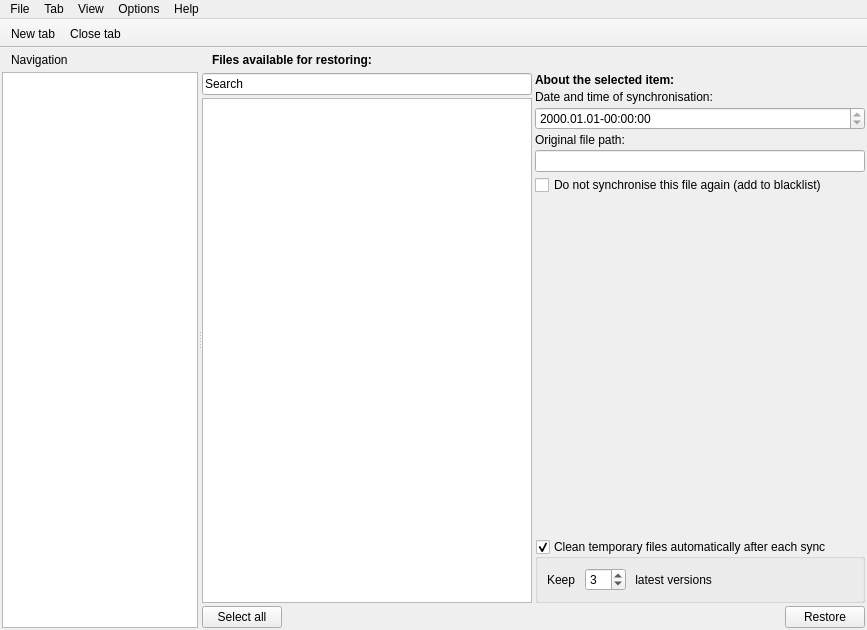
<?xml version="1.0" encoding="UTF-8"?>
<ui version="4.0">
 <class>MainWindow</class>
 <widget class="QMainWindow" name="MainWindow">
  <property name="geometry">
   <rect>
    <x>0</x>
    <y>0</y>
    <width>867</width>
    <height>630</height>
   </rect>
  </property>
  <property name="contextMenuPolicy">
   <enum>Qt::CustomContextMenu</enum>
  </property>
  <property name="windowTitle">
   <string>Synkron</string>
  </property>
  <property name="windowIcon">
   <iconset>
    <normaloff>:/new/prefix1/images/Synkron128.png</normaloff>:/new/prefix1/images/Synkron128.png</iconset>
  </property>
  <widget class="QWidget" name="centralwidget">
   <layout class="QVBoxLayout" name="verticalLayout_4">
    <property name="spacing">
     <number>2</number>
    </property>
    <property name="margin">
     <number>2</number>
    </property>
    <item>
     <widget class="QSplitter" name="splitter_2">
      <property name="orientation">
       <enum>Qt::Horizontal</enum>
      </property>
      <widget class="QWidget" name="verticalLayoutWidget">
       <layout class="QVBoxLayout" name="verticalLayout">
        <property name="spacing">
         <number>2</number>
        </property>
        <item>
         <layout class="QHBoxLayout" name="horizontalLayout_4">
          <item>
           <widget class="QLabel" name="label_7">
            <property name="pixmap">
             <pixmap resource="resources.qrc">:/images/Synkron16.png</pixmap>
            </property>
           </widget>
          </item>
          <item>
           <widget class="QLabel" name="label_6">
            <property name="text">
             <string>Navigation</string>
            </property>
           </widget>
          </item>
          <item>
           <spacer name="horizontalSpacer_2">
            <property name="orientation">
             <enum>Qt::Horizontal</enum>
            </property>
            <property name="sizeHint" stdset="0">
             <size>
              <width>40</width>
              <height>20</height>
             </size>
            </property>
           </spacer>
          </item>
         </layout>
        </item>
        <item>
         <widget class="ExtendedTreeWidget" name="navigation_tree">
          <attribute name="headerVisible">
           <bool>false</bool>
          </attribute>
          <column>
           <property name="text">
            <string>Navigation</string>
           </property>
          </column>
         </widget>
        </item>
       </layout>
      </widget>
      <widget class="QStackedWidget" name="main_stckw">
       <property name="currentIndex">
        <number>1</number>
       </property>
       <widget class="QWidget" name="synchronise_page">
        <layout class="QGridLayout" name="gridLayout_2">
         <property name="margin">
          <number>0</number>
         </property>
         <property name="spacing">
          <number>2</number>
         </property>
         <item row="0" column="0">
          <widget class="QStackedWidget" name="sync_stckw">
           <widget class="QWidget" name="page"/>
           <widget class="QWidget" name="page_2"/>
          </widget>
         </item>
        </layout>
       </widget>
       <widget class="QWidget" name="restore_page">
        <layout class="QGridLayout">
         <property name="margin">
          <number>0</number>
         </property>
         <property name="spacing">
          <number>3</number>
         </property>
         <item row="0" column="0" colspan="2">
          <layout class="QGridLayout" name="restore_top_grid">
           <item row="0" column="1">
            <widget class="QLabel" name="label">
             <property name="text">
              <string>&lt;b&gt;Files available for restoring:&lt;/b&gt;</string>
             </property>
            </widget>
           </item>
           <item row="0" column="0">
            <widget class="QLabel" name="label_5">
             <property name="pixmap">
              <pixmap>:/new/prefix1/images/Restore16.png</pixmap>
             </property>
            </widget>
           </item>
           <item row="0" column="2">
            <spacer>
             <property name="orientation">
              <enum>Qt::Horizontal</enum>
             </property>
             <property name="sizeHint" stdset="0">
              <size>
               <width>40</width>
               <height>20</height>
              </size>
             </property>
            </spacer>
           </item>
          </layout>
         </item>
         <item row="1" column="0">
          <layout class="QGridLayout" name="restore_left_grid">
           <item row="1" column="0">
            <widget class="ExtendedListWidget" name="restore_list">
             <property name="statusTip">
              <string>List of files available for restoring</string>
             </property>
            </widget>
           </item>
           <item row="2" column="0">
            <layout class="QGridLayout" name="restore_select_all_grid">
             <item row="0" column="0">
              <widget class="QPushButton" name="selTmpAllBtn">
               <property name="statusTip">
                <string>Select all temporary files</string>
               </property>
               <property name="text">
                <string>Select all</string>
               </property>
              </widget>
             </item>
             <item row="0" column="1">
              <spacer>
               <property name="orientation">
                <enum>Qt::Horizontal</enum>
               </property>
               <property name="sizeHint" stdset="0">
                <size>
                 <width>40</width>
                 <height>20</height>
                </size>
               </property>
              </spacer>
             </item>
            </layout>
           </item>
           <item row="0" column="0">
            <widget class="ExtendedLineEdit" name="restore_search">
             <property name="text">
              <string>Search</string>
             </property>
            </widget>
           </item>
          </layout>
         </item>
         <item row="1" column="1">
          <layout class="QGridLayout" name="restore_right_grid">
           <item row="5" column="0">
            <widget class="QLineEdit" name="path_of_syncfile">
             <property name="acceptDrops">
              <bool>false</bool>
             </property>
             <property name="statusTip">
              <string>Original file path</string>
             </property>
             <property name="readOnly">
              <bool>true</bool>
             </property>
            </widget>
           </item>
           <item row="6" column="0">
            <widget class="QCheckBox" name="to_black_list">
             <property name="statusTip">
              <string>Add file to blacklist</string>
             </property>
             <property name="text">
              <string>Do not synchronise this file again (add to blacklist)</string>
             </property>
            </widget>
           </item>
           <item row="2" column="0">
            <widget class="QLabel" name="label_3">
             <property name="text">
              <string>Date and time of synchronisation:</string>
             </property>
            </widget>
           </item>
           <item row="4" column="0">
            <widget class="QLabel" name="label_4">
             <property name="text">
              <string>Original file path:</string>
             </property>
            </widget>
           </item>
           <item row="1" column="0">
            <widget class="QLabel" name="label_2">
             <property name="text">
              <string>&lt;b&gt;About the selected item:&lt;/b&gt;</string>
             </property>
            </widget>
           </item>
           <item row="3" column="0">
            <widget class="QDateTimeEdit" name="date_of_sync">
             <property name="statusTip">
              <string>Date and time of synchronisation</string>
             </property>
             <property name="readOnly">
              <bool>true</bool>
             </property>
             <property name="displayFormat">
              <string>yyyy.MM.dd-hh:mm:ss</string>
             </property>
            </widget>
           </item>
           <item row="7" column="0">
            <spacer>
             <property name="orientation">
              <enum>Qt::Vertical</enum>
             </property>
             <property name="sizeHint" stdset="0">
              <size>
               <width>20</width>
               <height>40</height>
              </size>
             </property>
            </spacer>
           </item>
           <item row="11" column="0">
            <layout class="QGridLayout" name="restore_btn_grid">
             <item row="0" column="1">
              <widget class="QPushButton" name="restore_files">
               <property name="statusTip">
                <string>Restore selected files</string>
               </property>
               <property name="text">
                <string>Restore</string>
               </property>
               <property name="icon">
                <iconset>
                 <normaloff>:/new/prefix1/images/Restore.png</normaloff>:/new/prefix1/images/Restore.png</iconset>
               </property>
              </widget>
             </item>
             <item row="0" column="0">
              <spacer>
               <property name="orientation">
                <enum>Qt::Horizontal</enum>
               </property>
               <property name="sizeHint" stdset="0">
                <size>
                 <width>40</width>
                 <height>20</height>
                </size>
               </property>
              </spacer>
             </item>
            </layout>
           </item>
           <item row="8" column="0">
            <widget class="MTAdvancedGroupBox" name="restore_select_gb" native="true"/>
           </item>
           <item row="9" column="0">
            <widget class="MTAdvancedGroupBox" name="restore_clean_gb" native="true"/>
           </item>
           <item row="10" column="0">
            <widget class="QGroupBox" name="restore_clean_auto_gb">
             <property name="title">
              <string>Clean temporary files automatically after each sync</string>
             </property>
             <property name="checkable">
              <bool>true</bool>
             </property>
             <property name="checked">
              <bool>true</bool>
             </property>
             <layout class="QGridLayout" name="gridLayout">
              <item row="0" column="0">
               <widget class="QLabel" name="keep_auto">
                <property name="text">
                 <string>Keep </string>
                </property>
               </widget>
              </item>
              <item row="0" column="1">
               <widget class="QSpinBox" name="restore_clean_auto_files">
                <property name="minimum">
                 <number>1</number>
                </property>
                <property name="value">
                 <number>3</number>
                </property>
               </widget>
              </item>
              <item row="0" column="2">
               <widget class="QLabel" name="files_auto">
                <property name="text">
                 <string> latest versions</string>
                </property>
               </widget>
              </item>
              <item row="0" column="3">
               <spacer name="horizontalSpacer">
                <property name="orientation">
                 <enum>Qt::Horizontal</enum>
                </property>
                <property name="sizeHint" stdset="0">
                 <size>
                  <width>40</width>
                  <height>20</height>
                 </size>
                </property>
               </spacer>
              </item>
             </layout>
            </widget>
           </item>
          </layout>
         </item>
        </layout>
       </widget>
       <widget class="QWidget" name="multisync_page">
        <layout class="QVBoxLayout">
         <property name="margin">
          <number>0</number>
         </property>
         <item>
          <widget class="QTabWidget" name="multi_tabWidget">
           <property name="currentIndex">
            <number>0</number>
           </property>
           <widget class="QWidget" name="tab_2">
            <attribute name="icon">
             <iconset>
              <normaloff>:/new/prefix1/images/multisync.png</normaloff>:/new/prefix1/images/multisync.png</iconset>
            </attribute>
            <attribute name="title">
             <string>Sync #1</string>
            </attribute>
            <attribute name="toolTip">
             <string>Sync #1</string>
            </attribute>
           </widget>
          </widget>
         </item>
        </layout>
       </widget>
       <widget class="QWidget" name="scheduler_page">
        <layout class="QGridLayout">
         <property name="margin">
          <number>0</number>
         </property>
         <property name="spacing">
          <number>3</number>
         </property>
         <item row="0" column="0">
          <widget class="QSplitter" name="splitter">
           <property name="orientation">
            <enum>Qt::Vertical</enum>
           </property>
           <widget class="QWidget" name="layoutWidget">
            <layout class="QVBoxLayout">
             <item>
              <layout class="QHBoxLayout" name="horizontalLayout_2">
               <property name="spacing">
                <number>5</number>
               </property>
               <item>
                <layout class="QVBoxLayout" name="verticalLayout_3">
                 <item>
                  <layout class="QHBoxLayout" name="horizontalLayout_3">
                   <item>
                    <widget class="QLabel" name="label_12">
                     <property name="text">
                      <string/>
                     </property>
                     <property name="pixmap">
                      <pixmap>:/new/prefix1/images/scheduler16.png</pixmap>
                     </property>
                    </widget>
                   </item>
                   <item>
                    <widget class="QLabel" name="label_13">
                     <property name="text">
                      <string>&lt;b&gt;Schedules:&lt;/b&gt;</string>
                     </property>
                    </widget>
                   </item>
                  </layout>
                 </item>
                 <item>
                  <spacer name="verticalSpacer_2">
                   <property name="orientation">
                    <enum>Qt::Vertical</enum>
                   </property>
                   <property name="sizeHint" stdset="0">
                    <size>
                     <width>20</width>
                     <height>40</height>
                    </size>
                   </property>
                  </spacer>
                 </item>
                </layout>
               </item>
               <item>
                <widget class="QTableWidget" name="tw_schedules">
                 <property name="statusTip">
                  <string>List of schedules</string>
                 </property>
                 <property name="editTriggers">
                  <set>QAbstractItemView::EditKeyPressed</set>
                 </property>
                 <property name="showGrid">
                  <bool>false</bool>
                 </property>
                 <property name="columnCount">
                  <number>2</number>
                 </property>
                 <column/>
                 <column/>
                </widget>
               </item>
               <item>
                <layout class="QVBoxLayout" name="verticalLayout_2">
                 <property name="spacing">
                  <number>5</number>
                 </property>
                 <item>
                  <widget class="QPushButton" name="add_schedule">
                   <property name="statusTip">
                    <string>Add a schedule</string>
                   </property>
                   <property name="text">
                    <string>Add</string>
                   </property>
                   <property name="icon">
                    <iconset>
                     <normaloff>:/new/prefix1/images/add.png</normaloff>:/new/prefix1/images/add.png</iconset>
                   </property>
                  </widget>
                 </item>
                 <item>
                  <widget class="QPushButton" name="remove_schedule">
                   <property name="statusTip">
                    <string>Remove the current schedule</string>
                   </property>
                   <property name="text">
                    <string>Remove</string>
                   </property>
                   <property name="icon">
                    <iconset>
                     <normaloff>:/new/prefix1/images/remove.png</normaloff>:/new/prefix1/images/remove.png</iconset>
                   </property>
                  </widget>
                 </item>
                 <item>
                  <spacer name="verticalSpacer">
                   <property name="orientation">
                    <enum>Qt::Vertical</enum>
                   </property>
                   <property name="sizeHint" stdset="0">
                    <size>
                     <width>20</width>
                     <height>40</height>
                    </size>
                   </property>
                  </spacer>
                 </item>
                 <item>
                  <widget class="QPushButton" name="startall_schedules">
                   <property name="statusTip">
                    <string>Start all schedules</string>
                   </property>
                   <property name="text">
                    <string>Start all</string>
                   </property>
                  </widget>
                 </item>
                 <item>
                  <widget class="QPushButton" name="stopall_schedules">
                   <property name="statusTip">
                    <string>Stop all schedules</string>
                   </property>
                   <property name="text">
                    <string>Stop all</string>
                   </property>
                  </widget>
                 </item>
                </layout>
               </item>
              </layout>
             </item>
            </layout>
           </widget>
           <widget class="QGroupBox" name="schedGroupBox">
            <property name="enabled">
             <bool>false</bool>
            </property>
            <property name="title">
             <string>Schedule options</string>
            </property>
            <layout class="QGridLayout">
             <property name="leftMargin">
              <number>5</number>
             </property>
             <property name="topMargin">
              <number>6</number>
             </property>
             <property name="rightMargin">
              <number>5</number>
             </property>
             <property name="bottomMargin">
              <number>5</number>
             </property>
             <property name="spacing">
              <number>5</number>
             </property>
             <item row="0" column="0">
              <layout class="QGridLayout" name="scheduler_sched_name_grid">
               <item row="0" column="1">
                <widget class="QLineEdit" name="sched_name">
                 <property name="statusTip">
                  <string>Set schedule name</string>
                 </property>
                </widget>
               </item>
               <item row="0" column="2">
                <spacer>
                 <property name="orientation">
                  <enum>Qt::Horizontal</enum>
                 </property>
                 <property name="sizeHint" stdset="0">
                  <size>
                   <width>40</width>
                   <height>20</height>
                  </size>
                 </property>
                </spacer>
               </item>
               <item row="0" column="0">
                <spacer>
                 <property name="orientation">
                  <enum>Qt::Horizontal</enum>
                 </property>
                 <property name="sizeHint" stdset="0">
                  <size>
                   <width>40</width>
                   <height>20</height>
                  </size>
                 </property>
                </spacer>
               </item>
              </layout>
             </item>
             <item row="1" column="0">
              <layout class="QHBoxLayout">
               <property name="spacing">
                <number>5</number>
               </property>
               <item>
                <layout class="QVBoxLayout">
                 <item>
                  <layout class="QGridLayout" name="scheduer_tabs_grid">
                   <item row="1" column="1">
                    <widget class="QListWidget" name="sched_multitab_lw">
                     <property name="statusTip">
                      <string>Select multisyncs to use</string>
                     </property>
                    </widget>
                   </item>
                   <item row="1" column="0">
                    <widget class="QListWidget" name="sched_tab_lw">
                     <property name="statusTip">
                      <string>Select syncs to use</string>
                     </property>
                    </widget>
                   </item>
                   <item row="0" column="0">
                    <widget class="QLabel" name="label_10">
                     <property name="text">
                      <string>&lt;b&gt;Syncs to use:&lt;/b&gt;</string>
                     </property>
                    </widget>
                   </item>
                   <item row="0" column="1">
                    <widget class="QLabel" name="label_11">
                     <property name="text">
                      <string>&lt;b&gt;Multisyncs to use:&lt;/b&gt;</string>
                     </property>
                    </widget>
                   </item>
                  </layout>
                 </item>
                 <item>
                  <layout class="QGridLayout" name="scheduler_start_btn_grid">
                   <item row="0" column="2">
                    <widget class="QPushButton" name="sched_stop">
                     <property name="statusTip">
                      <string>Stop schedule</string>
                     </property>
                     <property name="text">
                      <string>Stop</string>
                     </property>
                    </widget>
                   </item>
                   <item row="0" column="1">
                    <widget class="QPushButton" name="sched_start">
                     <property name="statusTip">
                      <string>Start schedule</string>
                     </property>
                     <property name="text">
                      <string>Start</string>
                     </property>
                    </widget>
                   </item>
                   <item row="0" column="3">
                    <spacer>
                     <property name="orientation">
                      <enum>Qt::Horizontal</enum>
                     </property>
                     <property name="sizeHint" stdset="0">
                      <size>
                       <width>40</width>
                       <height>20</height>
                      </size>
                     </property>
                    </spacer>
                   </item>
                  </layout>
                 </item>
                </layout>
               </item>
               <item>
                <widget class="QTabWidget" name="timing_tabWidget">
                 <property name="currentIndex">
                  <number>0</number>
                 </property>
                 <widget class="QWidget" name="sync_times">
                  <attribute name="title">
                   <string>Sync times</string>
                  </attribute>
                  <layout class="QVBoxLayout">
                   <property name="spacing">
                    <number>5</number>
                   </property>
                   <property name="margin">
                    <number>6</number>
                   </property>
                   <item>
                    <widget class="QLabel" name="label_15">
                     <property name="text">
                      <string>&lt;b&gt;Times:&lt;/b&gt;</string>
                     </property>
                    </widget>
                   </item>
                   <item>
                    <widget class="QListWidget" name="sched_time_lw">
                     <property name="statusTip">
                      <string>List of sync times</string>
                     </property>
                    </widget>
                   </item>
                   <item>
                    <layout class="QGridLayout" name="scheduler_add_sync_time_grid">
                     <item row="0" column="2">
                      <spacer>
                       <property name="orientation">
                        <enum>Qt::Horizontal</enum>
                       </property>
                       <property name="sizeHint" stdset="0">
                        <size>
                         <width>40</width>
                         <height>20</height>
                        </size>
                       </property>
                      </spacer>
                     </item>
                     <item row="0" column="1">
                      <widget class="QPushButton" name="sched_add_time">
                       <property name="statusTip">
                        <string>Add a sync time</string>
                       </property>
                       <property name="text">
                        <string>Add</string>
                       </property>
                       <property name="icon">
                        <iconset>
                         <normaloff>:/new/prefix1/images/add.png</normaloff>:/new/prefix1/images/add.png</iconset>
                       </property>
                      </widget>
                     </item>
                     <item row="0" column="0">
                      <widget class="QTimeEdit" name="sched_time_edit">
                       <property name="statusTip">
                        <string>Set sync time</string>
                       </property>
                       <property name="displayFormat">
                        <string>H:mm</string>
                       </property>
                      </widget>
                     </item>
                     <item row="0" column="3">
                      <widget class="QPushButton" name="sched_remove_time">
                       <property name="statusTip">
                        <string>Remove the selected sync times</string>
                       </property>
                       <property name="text">
                        <string>Remove</string>
                       </property>
                       <property name="icon">
                        <iconset>
                         <normaloff>:/new/prefix1/images/remove.png</normaloff>:/new/prefix1/images/remove.png</iconset>
                       </property>
                      </widget>
                     </item>
                    </layout>
                   </item>
                   <item>
                    <widget class="MTAdvancedGroupBox" name="sched_dates_agb" native="true"/>
                   </item>
                  </layout>
                 </widget>
                 <widget class="QWidget" name="periodically">
                  <attribute name="title">
                   <string>Synchronise periodically</string>
                  </attribute>
                  <layout class="QHBoxLayout">
                   <item>
                    <spacer>
                     <property name="orientation">
                      <enum>Qt::Horizontal</enum>
                     </property>
                     <property name="sizeHint" stdset="0">
                      <size>
                       <width>40</width>
                       <height>20</height>
                      </size>
                     </property>
                    </spacer>
                   </item>
                   <item>
                    <widget class="QLabel" name="label_19">
                     <property name="text">
                      <string>Synchronise every</string>
                     </property>
                    </widget>
                   </item>
                   <item>
                    <widget class="QSpinBox" name="sched_interval_spin">
                     <property name="minimum">
                      <number>1</number>
                     </property>
                     <property name="maximum">
                      <number>9999999</number>
                     </property>
                     <property name="value">
                      <number>5</number>
                     </property>
                    </widget>
                   </item>
                   <item>
                    <widget class="QLabel" name="label_14">
                     <property name="text">
                      <string>minute(s)</string>
                     </property>
                    </widget>
                   </item>
                   <item>
                    <spacer>
                     <property name="orientation">
                      <enum>Qt::Horizontal</enum>
                     </property>
                     <property name="sizeHint" stdset="0">
                      <size>
                       <width>40</width>
                       <height>20</height>
                      </size>
                     </property>
                    </spacer>
                   </item>
                  </layout>
                 </widget>
                </widget>
               </item>
              </layout>
             </item>
            </layout>
           </widget>
          </widget>
         </item>
        </layout>
       </widget>
       <widget class="QWidget" name="page_6">
        <layout class="QGridLayout">
         <property name="margin">
          <number>2</number>
         </property>
        </layout>
       </widget>
       <widget class="QWidget" name="syncview_page">
        <layout class="QVBoxLayout">
         <property name="margin">
          <number>0</number>
         </property>
        </layout>
       </widget>
      </widget>
     </widget>
    </item>
   </layout>
  </widget>
  <widget class="QMenuBar" name="menubar">
   <property name="geometry">
    <rect>
     <x>0</x>
     <y>0</y>
     <width>867</width>
     <height>22</height>
    </rect>
   </property>
   <widget class="QMenu" name="file_menu">
    <property name="title">
     <string>File</string>
    </property>
    <addaction name="sync_all_act"/>
    <addaction name="separator"/>
    <addaction name="quit_act"/>
   </widget>
   <widget class="QMenu" name="help_menu">
    <property name="title">
     <string>Help</string>
    </property>
    <addaction name="check_for_updates_act"/>
    <addaction name="about_act"/>
   </widget>
   <widget class="QMenu" name="view_menu">
    <property name="title">
     <string>View</string>
    </property>
    <addaction name="synchronise_act"/>
    <addaction name="multisync_act"/>
    <addaction name="exceptions_act"/>
    <addaction name="scheduler_act"/>
    <addaction name="restore_act"/>
   </widget>
   <widget class="QMenu" name="options_menu">
    <property name="title">
     <string>Options</string>
    </property>
    <addaction name="run_hidden_act"/>
    <addaction name="disable_tray_messages_act"/>
    <addaction name="change_temp_act"/>
    <addaction name="separator"/>
    <addaction name="sync_at_launch_act"/>
    <addaction name="quit_after_sync_act"/>
    <addaction name="shut_down_after_sync_act"/>
    <addaction name="separator"/>
    <addaction name="change_language_act"/>
   </widget>
   <widget class="QMenu" name="tab_menu">
    <property name="title">
     <string>Tab</string>
    </property>
    <addaction name="new_tab_act"/>
    <addaction name="close_tab_act"/>
    <addaction name="separator"/>
    <addaction name="load_tab_act"/>
    <addaction name="save_tab_act"/>
    <addaction name="save_tab_as_act"/>
    <addaction name="separator"/>
    <addaction name="save_log_act"/>
    <addaction name="separator"/>
    <addaction name="run_sync_act"/>
    <addaction name="run_analyse_act"/>
    <addaction name="show_advanced_act"/>
   </widget>
   <addaction name="file_menu"/>
   <addaction name="tab_menu"/>
   <addaction name="view_menu"/>
   <addaction name="options_menu"/>
   <addaction name="help_menu"/>
  </widget>
  <widget class="QToolBar" name="toolbar">
   <property name="windowTitle">
    <string>toolBar</string>
   </property>
   <property name="movable">
    <bool>false</bool>
   </property>
   <property name="iconSize">
    <size>
     <width>32</width>
     <height>32</height>
    </size>
   </property>
   <property name="floatable">
    <bool>false</bool>
   </property>
   <attribute name="toolBarArea">
    <enum>TopToolBarArea</enum>
   </attribute>
   <attribute name="toolBarBreak">
    <bool>false</bool>
   </attribute>
   <addaction name="new_tab_act"/>
   <addaction name="close_tab_act"/>
  </widget>
  <action name="quit_act">
   <property name="icon">
    <iconset>
     <normaloff>:/new/prefix1/images/quit.png</normaloff>:/new/prefix1/images/quit.png</iconset>
   </property>
   <property name="text">
    <string>Quit</string>
   </property>
   <property name="statusTip">
    <string>Quit</string>
   </property>
   <property name="shortcut">
    <string>Ctrl+Q</string>
   </property>
  </action>
  <action name="about_act">
   <property name="icon">
    <iconset>
     <normaloff>:/new/prefix1/images/Synkron128.png</normaloff>:/new/prefix1/images/Synkron128.png</iconset>
   </property>
   <property name="text">
    <string>About</string>
   </property>
   <property name="statusTip">
    <string>View About</string>
   </property>
  </action>
  <action name="actionFolder_1">
   <property name="icon">
    <iconset>
     <normaloff>:/new/prefix1/images/folder.png</normaloff>:/new/prefix1/images/folder.png</iconset>
   </property>
   <property name="text">
    <string>Set synchronization folder 1</string>
   </property>
  </action>
  <action name="actionFolder_2">
   <property name="icon">
    <iconset>
     <normaloff>:/new/prefix1/images/folder.png</normaloff>:/new/prefix1/images/folder.png</iconset>
   </property>
   <property name="text">
    <string>Set synchronization folder 2</string>
   </property>
  </action>
  <action name="new_tab_act">
   <property name="icon">
    <iconset resource="resources.qrc">
     <normaloff>:/images/tab-new_32.png</normaloff>:/images/tab-new_32.png</iconset>
   </property>
   <property name="text">
    <string>New tab</string>
   </property>
   <property name="statusTip">
    <string>Open new sync tab</string>
   </property>
   <property name="shortcut">
    <string>Ctrl+T</string>
   </property>
  </action>
  <action name="close_tab_act">
   <property name="icon">
    <iconset resource="resources.qrc">
     <normaloff>:/images/tab-remove_32.png</normaloff>:/images/tab-remove_32.png</iconset>
   </property>
   <property name="text">
    <string>Close tab</string>
   </property>
   <property name="statusTip">
    <string>Close current sync tab</string>
   </property>
   <property name="shortcut">
    <string>Ctrl+W</string>
   </property>
  </action>
  <action name="synchronise_act">
   <property name="checked">
    <bool>false</bool>
   </property>
   <property name="icon">
    <iconset resource="resources.qrc">
     <normaloff>:/images/Synchronise.png</normaloff>:/images/Synchronise.png</iconset>
   </property>
   <property name="text">
    <string>Syncs</string>
   </property>
   <property name="statusTip">
    <string>Go to Synchronise</string>
   </property>
  </action>
  <action name="restore_act">
   <property name="icon">
    <iconset resource="resources.qrc">
     <normaloff>:/images/Restore.png</normaloff>:/images/Restore.png</iconset>
   </property>
   <property name="text">
    <string>Restore</string>
   </property>
   <property name="statusTip">
    <string>Go to Restore</string>
   </property>
  </action>
  <action name="exceptions_act">
   <property name="icon">
    <iconset resource="resources.qrc">
     <normaloff>:/images/blacklist.png</normaloff>:/images/blacklist.png</iconset>
   </property>
   <property name="text">
    <string>Exceptions</string>
   </property>
   <property name="statusTip">
    <string>Go to Blacklist</string>
   </property>
  </action>
  <action name="run_hidden_act">
   <property name="checkable">
    <bool>true</bool>
   </property>
   <property name="text">
    <string>Run hidden</string>
   </property>
   <property name="statusTip">
    <string>Start Synkron hidden</string>
   </property>
  </action>
  <action name="sync_all_act">
   <property name="icon">
    <iconset>
     <normaloff>:/new/prefix1/images/sync_all.png</normaloff>:/new/prefix1/images/sync_all.png</iconset>
   </property>
   <property name="text">
    <string>Sync all</string>
   </property>
   <property name="statusTip">
    <string>Sync all</string>
   </property>
  </action>
  <action name="check_for_updates_act">
   <property name="icon">
    <iconset>
     <normaloff>:/new/prefix1/images/reload.png</normaloff>:/new/prefix1/images/reload.png</iconset>
   </property>
   <property name="text">
    <string>Check for updates</string>
   </property>
   <property name="statusTip">
    <string>Check for updates</string>
   </property>
  </action>
  <action name="multisync_act">
   <property name="icon">
    <iconset resource="resources.qrc">
     <normaloff>:/images/multisync.png</normaloff>:/images/multisync.png</iconset>
   </property>
   <property name="text">
    <string>Multisyncs</string>
   </property>
   <property name="statusTip">
    <string>Go to Multisync</string>
   </property>
  </action>
  <action name="scheduler_act">
   <property name="icon">
    <iconset resource="resources.qrc">
     <normaloff>:/images/scheduler64.png</normaloff>:/images/scheduler64.png</iconset>
   </property>
   <property name="text">
    <string>Scheduler</string>
   </property>
   <property name="statusTip">
    <string>Go to Scheduler</string>
   </property>
  </action>
  <action name="change_language_act">
   <property name="icon">
    <iconset>
     <normaloff>:/new/prefix1/images/locale.png</normaloff>:/new/prefix1/images/locale.png</iconset>
   </property>
   <property name="text">
    <string>Change language</string>
   </property>
   <property name="statusTip">
    <string>Change language</string>
   </property>
  </action>
  <action name="disable_tray_messages_act">
   <property name="checkable">
    <bool>true</bool>
   </property>
   <property name="text">
    <string>Disable tray icon messages</string>
   </property>
   <property name="statusTip">
    <string>Disable tray icon messages</string>
   </property>
  </action>
  <action name="save_log_act">
   <property name="icon">
    <iconset>
     <normaloff>:/new/prefix1/images/save.png</normaloff>:/new/prefix1/images/save.png</iconset>
   </property>
   <property name="text">
    <string>Save log</string>
   </property>
  </action>
  <action name="syncview_act">
   <property name="checkable">
    <bool>true</bool>
   </property>
   <property name="icon">
    <iconset>
     <normaloff>:/new/prefix1/images/syncview_48.png</normaloff>:/new/prefix1/images/syncview_48.png</iconset>
   </property>
   <property name="text">
    <string>SyncView</string>
   </property>
   <property name="statusTip">
    <string>Go to SyncView</string>
   </property>
  </action>
  <action name="sync_at_launch_act">
   <property name="checkable">
    <bool>true</bool>
   </property>
   <property name="text">
    <string>Sync all at launch</string>
   </property>
   <property name="statusTip">
    <string>Sync all tabs at launch</string>
   </property>
  </action>
  <action name="shut_down_after_sync_act">
   <property name="checkable">
    <bool>true</bool>
   </property>
   <property name="text">
    <string>Shut down after synchronisation</string>
   </property>
   <property name="statusTip">
    <string>Shut down computer after synchronisation finishes</string>
   </property>
  </action>
  <action name="quit_after_sync_act">
   <property name="checkable">
    <bool>true</bool>
   </property>
   <property name="text">
    <string>Quit Synkron after synchronisation</string>
   </property>
   <property name="statusTip">
    <string>Quit Synkron after synchronisation finishes</string>
   </property>
  </action>
  <action name="save_tab_act">
   <property name="icon">
    <iconset>
     <normaloff>:/new/prefix1/images/save.png</normaloff>:/new/prefix1/images/save.png</iconset>
   </property>
   <property name="text">
    <string>Save tab</string>
   </property>
  </action>
  <action name="load_tab_act">
   <property name="icon">
    <iconset>
     <normaloff>:/new/prefix1/images/open.png</normaloff>:/new/prefix1/images/open.png</iconset>
   </property>
   <property name="text">
    <string>Load tab</string>
   </property>
  </action>
  <action name="save_tab_as_act">
   <property name="icon">
    <iconset>
     <normaloff>:/new/prefix1/images/save-as.png</normaloff>:/new/prefix1/images/save-as.png</iconset>
   </property>
   <property name="text">
    <string>Save tab as</string>
   </property>
  </action>
  <action name="change_temp_act">
   <property name="text">
    <string>Change temporary folder path</string>
   </property>
  </action>
  <action name="run_sync_act">
   <property name="icon">
    <iconset resource="resources.qrc">
     <normaloff>:/images/sync.png</normaloff>:/images/sync.png</iconset>
   </property>
   <property name="text">
    <string>Sync</string>
   </property>
  </action>
  <action name="run_analyse_act">
   <property name="icon">
    <iconset resource="resources.qrc">
     <normaloff>:/images/analyse_16.png</normaloff>:/images/analyse_16.png</iconset>
   </property>
   <property name="text">
    <string>Analyse</string>
   </property>
  </action>
  <action name="show_advanced_act">
   <property name="icon">
    <iconset resource="resources.qrc">
     <normaloff>:/images/configure16.png</normaloff>:/images/configure16.png</iconset>
   </property>
   <property name="text">
    <string>Advanced</string>
   </property>
  </action>
 </widget>
 <customwidgets>
  <customwidget>
   <class>ExtendedLineEdit</class>
   <extends>QLineEdit</extends>
   <header>extendedlineedit.h</header>
  </customwidget>
  <customwidget>
   <class>MTAdvancedGroupBox</class>
   <extends>QWidget</extends>
   <header>mtadvancedgroupbox.h</header>
   <container>1</container>
  </customwidget>
  <customwidget>
   <class>ExtendedListWidget</class>
   <extends>QListWidget</extends>
   <header>extendedlistwidget.h</header>
  </customwidget>
  <customwidget>
   <class>ExtendedTreeWidget</class>
   <extends>QTreeWidget</extends>
   <header location="global">extendedtreewidget.h</header>
  </customwidget>
 </customwidgets>
 <resources>
  <include location="resources.qrc"/>
 </resources>
 <connections/>
</ui>
